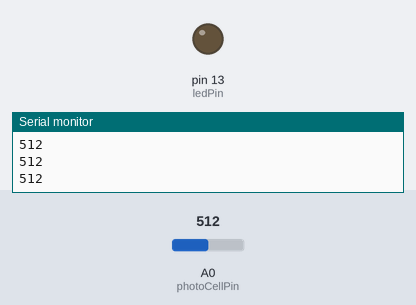
Bench run of a sketch on a simulated Arduino Uno, built with avr-gcc and run on an emulated ATmega328P. Shown: output pins drawn as LEDs (lit = HIGH), the last lines printed to the serial monitor. Inputs (shaded band) come from the test bench; at power-on: A0 (photoCellPin) = 512.

Above: at 1.2 s.
1.3 s: A0 (photoCellPin) set to 155
2.8 s: A0 (photoCellPin) set to 131
At 4.0 s:
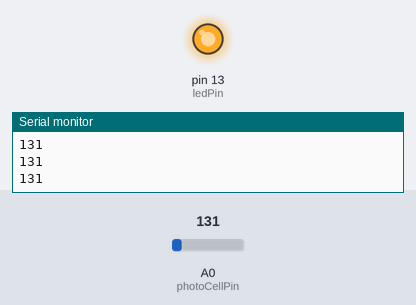
4.3 s: A0 (photoCellPin) set to 170
At 5.1 s:
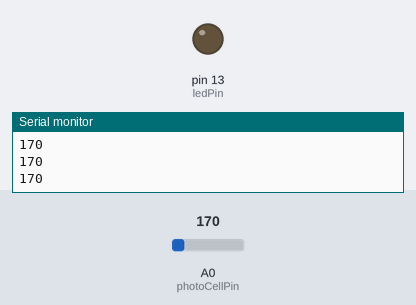
5.8 s: A0 (photoCellPin) set to 130
At 6.4 s:
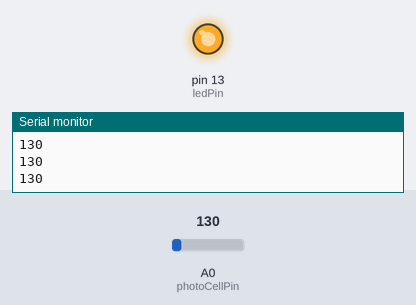
Timing chart, 0 to 8.3 s (numbered marks = the images above; inputs shaded):
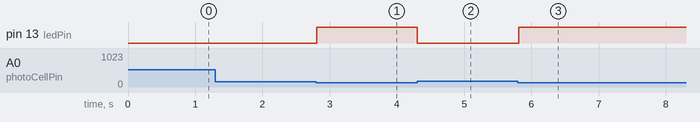

Measured:
- the behaviour switches between 140 and 139 on A0 (photoCellPin) (found by bisection; images 0 and 1)
- after the input at 2.8 s, pin 13 (ledPin): LOW → HIGH at once
- after the input at 4.3 s, pin 13 (ledPin): HIGH → LOW at once
- after the input at 5.8 s, pin 13 (ledPin): LOW → HIGH at once

The sketch:

lab3_Foto_resistor.ino
```cpp
const int buttonPin = 2;
const int ledPin = 13;
const int photoCellPin = A0;


int ledState = 0;
int photoCellValue = 0;

void setup() {
  // put your setup code here, to run once:

  pinMode(ledPin, OUTPUT);
  Serial.begin(9600);
}

void loop() {
  // put your main code here, to run repeatedly:

  // min = 130, max = 750;

  if (photoCellValue < 140)
    digitalWrite(ledPin, HIGH);
  if (photoCellValue>160)
  digitalWrite(ledPin, LOW);
  photoCellValue = analogRead(photoCellPin);
  Serial.println(photoCellValue);
}
```
